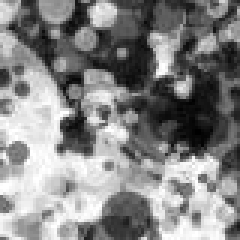
#> input picture Stimulus/Data/background5.png, 80 x 80 px (shown 3 times larger)
$ python CalculateResolution.py   (Python 2 division)
#> lines starting #> are read from the running program, lines starting #| are printed output that depends on the picture
import numpy as np
import cv2
import sys, math
import matplotlib.pyplot as plt
from sys import path

#path.append('/home/atilla/Documents/Test/Neural_Network/Stimulus/')

#import naturalBackground.py
pixelDetect = 7
velStim = -22 #m/s velocity of stimulus
	#velStim = -0.08  #m/s velocity of stimulus

lStim = 0.45 #m  half length of stimulus
xStart = 70 #m start approach distance away from specimen

# Set locust parameters
xFov = 180 # degrees, fov locust azimuth
yFov = 180 # degrees, fov locust elevation
angPix = 1./pixelDetect # deg/pixel interommatidial angle specimen

scaleCon = (0, 0, 0)
backgroundColor = 255  # 0 black, 255 white
scaleRes = 10  # resolution scale, to downsample later
fps = 60. # Frame Resolution
numFrames = 10 # Number of repetition frames at end and beginning
#Starting posit


outHeight = 40 #Pix
outWidth = 40 #Pix

#create a video, set True
createVideo =True
def createImage(xFov, yFov , angPix, scaleRes, backgroundColor, outWidth, outHeight):
	#outHeight =int(round(yFov / angPix))
	#outWidth =int(round(xFov / angPix))
#> called with xFov = 180, yFov = 180, angPix = 0.143, scaleRes = 10, backgroundColor = 255, outWidth = 40, outHeight = 40
	hImage = int(round(outHeight * scaleRes))
	wImage = int(round(outWidth * scaleRes))

	#img = np.ones((hImage,wImage,3), np.uint8)*backgroundColor
	img2 = cv2.imread('background5.png')
#> img2 is the input picture: shape (80, 80, 3); min 0, max 255, mean 133.2
	img = cv2.resize(img2, (hImage,wImage))
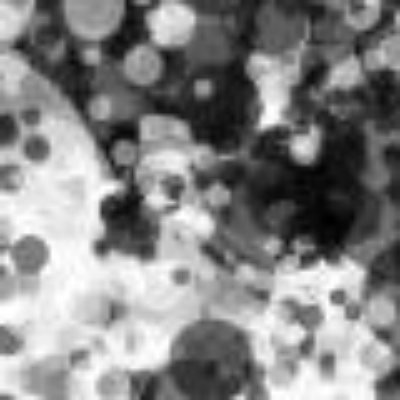
#> img: shape (400, 400, 3); min 0, max 255, mean 133.1
	return img, outHeight, outWidth, hImage, wImage


def getParamters(velStim, xStart, fps, lStim, angPix, scaleRes, outHeight, pixelDetect ):
	yPosPix = []
	xPosPix = []
	ytimePix = []
	xtimePix = []
	tPix5 = []
	continueLoop = True
	find5 = True
	dt = 1./fps
	tEnd = 0
	tStart= float(xStart/velStim)
	t = np.arange(tStart, tEnd, dt)
	xRun = np.multiply(velStim,t)
	thetaArray= np.divide(lStim , xRun)
	thetaRun = np.multiply(2 , np.arctan(thetaArray)) # this is the whole angle
	# lSquareRun1 = np.multiply(xStart , np.tan(np.divide(thetaRun1 , 2)))
	lPix1 = np.divide(thetaRun, angPix) # this is the whole length
	thetaDot = -np.divide((lStim/velStim), t**2 + (lStim/velStim)**2)
	thetaDotDeg = np.multiply(thetaDot, 180./math.pi)
	thetaDotPix = np.multiply(thetaDotDeg, 1./angPix)
	thetaDeg = np.multiply(thetaRun, 180./math.pi)
	thetaPix = np.multiply(thetaDeg, 1./angPix)
	lPix = np.multiply(lPix1, scaleRes* 180./math.pi)
	lStimScale = np.divide(lPix, scaleRes)
	for i in range(np.size(lStimScale)):
		#print i
		if continueLoop == True and lStimScale[i] <= outHeight :
			yPosPix.append(lStimScale[i])
			xPosPix.append(t[i])
		if find5 == True and lStimScale[i]>= pixelDetect:
			tPix5.append(t[i])
			find5 = False


	#return t, lPix , thetaRun, xRun, dt, lPix1, thetaDotPix, thetaPix
	return yPosPix, xPosPix, thetaRun, dt, t, tPix5


yPosPix,xPosPix, theta,  dt , tStimulus, tPix5=getParamters(velStim, xStart, fps, lStim, angPix,scaleRes, outHeight, pixelDetect )

#plt.plot(xPosPix, yPosPix)
#plt.show()


if createVideo == True:
	img, outHeight, outWidth, hImage, wImage = createImage(xFov, yFov, angPix, scaleRes, backgroundColor, outWidth, outHeight)
#> outHeight = 40; outWidth = 40; hImage = 400; wImage = 400
	fourcc = cv2.VideoWriter_fourcc('M', 'J', 'P', 'G')
	writerOut = cv2.VideoWriter('WCS_NaturalBG_Grey'+'_fps_'+str(fps) +'_v_' +str(velStim)+'_l_'+str(lStim)+ '_x_'+ str(xStart)+ '_Sc_'+str(scaleCon)+'_Res_'+str(outHeight) +'_PixRes_'+str(pixelDetect)+'.avi', fourcc, fps , (outWidth, outHeight))

	lStimulus2 =np.multiply(yPosPix, scaleRes)
	for i in np.nditer(lStimulus2) :
		xTopLeft1 = int(round(wImage/2 - (i/2)))
		yTopLeft1 = int(round(hImage/2 - (i/2)))
		xBottomRight1 = int(round(wImage/2 + (i/2)))
		yBottomRight1 = int(round(hImage/2 + i/ 2))
		figureSquare1 = cv2.rectangle(img,(xTopLeft1,yTopLeft1),(xBottomRight1,yBottomRight1),scaleCon, thickness = cv2.FILLED )
		#cv2.imshow('figureSquare1', img)

		imgResize1 = cv2.cvtColor(img, cv2.COLOR_BGR2GRAY)
		imgResize = cv2.resize(imgResize1, (outWidth, outHeight) , interpolation = cv2.INTER_AREA )
		#imgResize = cv2.resize(img, (20, 20) , interpolation = cv2.INTER_AREA )

		cv2.waitKey(int(math.ceil(dt)))
		writerOut.write(imgResize)
#> this loop made 216 passes
#> (xTopLeft1, yTopLeft1, xBottomRight1, yBottomRight1) on passes 1 to 3: (179, 179, 221, 221), (179, 179, 221, 221), (179, 179, 221, 221)
#> pass 1, `imgResize = cv2.resize(imgResize1, (outWidth, outHeight) , interpolati..`:
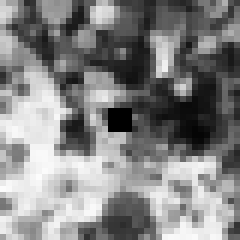
#> imgResize: shape (40, 40) (shown 6 times larger); min 0, max 252, mean 131.3
#> after the loop:
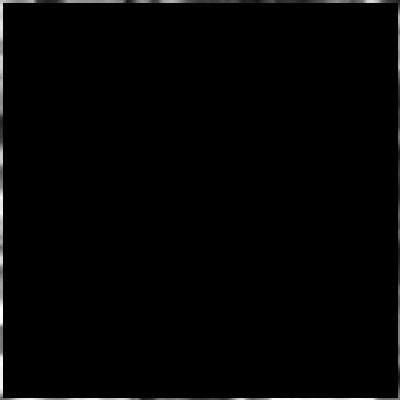
#> img: shape (400, 400, 3); min 0, max 255, mean 3.3
#> after the loop:
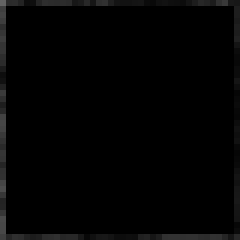
#> imgResize: shape (40, 40) (shown 6 times larger); min 0, max 100, mean 3.3

	writerOut.release()

	cv2.destroyAllWindows()


	from tempfile import TemporaryFile
	outfile = TemporaryFile()
	data = []
	data = np.column_stack((tStimulus, theta))
	np.save(outfile,data)


print len(yPosPix)

path.append('/home/atilla/Documents/Test/Neural_Network2/Stimulus/Data/')
import dataAnalysis as datAn


filePath= '/home/atilla/Documents/Test/Neural_Network2/Stimulus/Data/'


def plotPixels(xFrameSpike, fps, xPosPix , yPosPix, tPix5):
	xTimeSpike = np.divide(xFrameSpike, fps)
	for i in range(np.size(xFrameSpike)):
		j = xFrameSpike[i]-1
		if j< np.size(xPosPix):
			timeSpike = xPosPix[j]
			pixSize = yPosPix[i]
			pixplotSpike = plt.axvline(timeSpike)
			pixPlotStim = plt.plot(xPosPix, yPosPix)
			if i == 0:
				timeBetween= timeSpike-tPix5
				print timeBetween
				plot5 = plt.axvline(tPix5, color = 'r')
	return pixPlotStim, pixplotSpike, plot5
